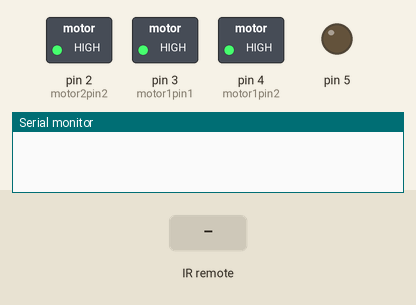
Simulated run of this sketch. Board: Arduino Uno, built with avr-gcc and run on an emulated ATmega328P. On the bench: switched loads named in the sketch (green lamp = pin HIGH), output pins drawn as LEDs (lit = HIGH), the last lines printed to the serial monitor. The inputs (shaded band) are chosen by the test bench. Pins used as bus, display or sensor lines are not drawn.

Above: at 1.2 s.
1.3 s: infrared code 0xFF629D received
At 2.1 s:
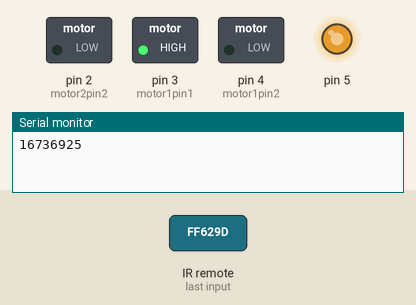
2.8 s: infrared code 0xFFA857 received
At 3.3 s:
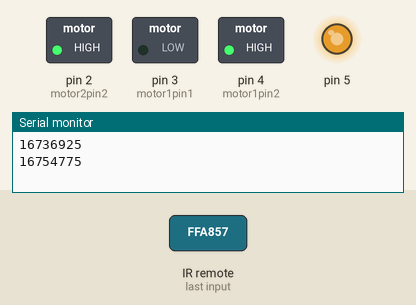
4.3 s: infrared code 0x52A3D41F received
At 5.5 s:
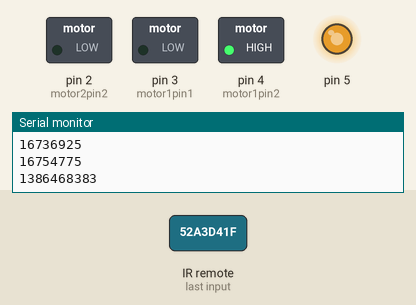
5.8 s: infrared code 0xFFC23D received
At 6.8 s:
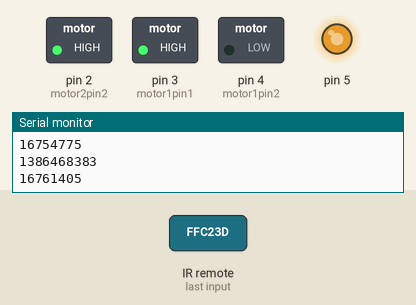
Timing chart, 0 to 8.3 s (numbered marks = the images above; inputs shaded):
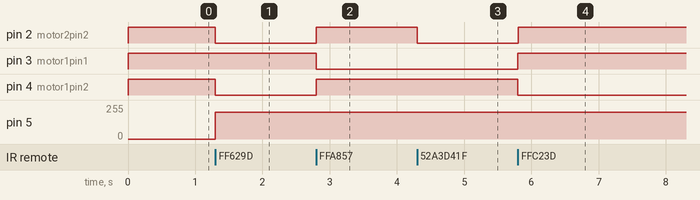

Measured:
- after the input at 1.3 s, pin 2 (motor2pin2), pin 4 (motor1pin2): HIGH → LOW at once; pin 5: 0/255 → 200/255 at once
- after the input at 2.8 s, pin 2 (motor2pin2), pin 4 (motor1pin2): LOW → HIGH at once; pin 3 (motor1pin1): HIGH → LOW at once
- after the input at 4.3 s, pin 2 (motor2pin2): HIGH → LOW at once
- after the input at 5.8 s, pin 2 (motor2pin2), pin 3 (motor1pin1): LOW → HIGH at once; pin 4 (motor1pin2): HIGH → LOW at once

The sketch:

Smart_Car.ino
```cpp
#include <IRremote.h>
int RECV_PIN = 6;
IRrecv irrecv(RECV_PIN);
decode_results results;

int motor1pin1 = 3;
int motor1pin2 = 4;
int motor2pin1 = 1;
int motor2pin2 = 2;

void setup()
{
  pinMode(motor1pin1, OUTPUT);
  pinMode(motor1pin2, OUTPUT);
  pinMode(motor2pin1, OUTPUT);
  pinMode(motor2pin2, OUTPUT);

  pinMode(0, OUTPUT);
  pinMode(5, OUTPUT);
  STOP();
  Serial.begin(9600);
  irrecv.enableIRIn(); // Start the receiver
}
void loop() {
    if (irrecv.decode(&results)) {
    Serial.println(results.value);
    switch(results.value) {
      case 16732845:
        STOP();
        break;
      case 16736925:
        FWD();
        break;
      case 16754775:
        REVERSE();
        break;
      case 1386468383:
        LEFT();
        break;
      case 16761405:
        RIGHT();
        break;
    }
    irrecv.resume(); // Receive the next value
  }
}


void STOP() {
    analogWrite(0, 0); //ENA pin
    analogWrite(5, 0); //ENB pin

    digitalWrite(motor1pin1, HIGH);
    digitalWrite(motor1pin2, HIGH);
    digitalWrite(motor2pin1, HIGH);
    digitalWrite(motor2pin2, HIGH);
}

void FWD() {
    analogWrite(0, 200); //ENA pin
    analogWrite(5, 200); //ENB pin

    digitalWrite(motor1pin1, HIGH);
    digitalWrite(motor1pin2, LOW);
    digitalWrite(motor2pin1, HIGH);
    digitalWrite(motor2pin2, LOW);
}

void REVERSE() {
    analogWrite(0, 200); //ENA pin
    analogWrite(5, 200); //ENB pin

    digitalWrite(motor1pin1, LOW);
    digitalWrite(motor1pin2, HIGH);
    digitalWrite(motor2pin1, LOW);
    digitalWrite(motor2pin2, HIGH);
}

void LEFT() {
    analogWrite(0, 200); //ENA pin
    analogWrite(5, 200); //ENB pin

    digitalWrite(motor1pin1, LOW);
    digitalWrite(motor1pin2, HIGH);
    digitalWrite(motor2pin1, HIGH);
    digitalWrite(motor2pin2, LOW);
}

void RIGHT() {
    analogWrite(0, 200); //ENA pin
    analogWrite(5, 200); //ENB pin

    digitalWrite(motor1pin1, HIGH);
    digitalWrite(motor1pin2, LOW);
    digitalWrite(motor2pin1, LOW);
    digitalWrite(motor2pin2, HIGH);
}
```
